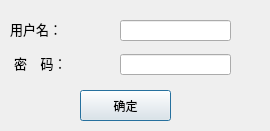
<?xml version="1.0" encoding="UTF-8"?>
<ui version="4.0">
 <class>dia_admin</class>
 <widget class="QDialog" name="dia_admin">
  <property name="geometry">
   <rect>
    <x>0</x>
    <y>0</y>
    <width>270</width>
    <height>131</height>
   </rect>
  </property>
  <property name="windowTitle">
   <string>授权登陆</string>
  </property>
  <widget class="QLabel" name="lblName">
   <property name="geometry">
    <rect>
     <x>10</x>
     <y>21</y>
     <width>101</width>
     <height>16</height>
    </rect>
   </property>
   <property name="font">
    <font>
     <family>Agency FB</family>
     <pointsize>10</pointsize>
    </font>
   </property>
   <property name="text">
    <string>用户名：</string>
   </property>
  </widget>
  <widget class="QLabel" name="lblPsw">
   <property name="geometry">
    <rect>
     <x>14</x>
     <y>55</y>
     <width>101</width>
     <height>16</height>
    </rect>
   </property>
   <property name="font">
    <font>
     <family>Agency FB</family>
     <pointsize>10</pointsize>
    </font>
   </property>
   <property name="text">
    <string>密    码：</string>
   </property>
  </widget>
  <widget class="QLineEdit" name="edtName">
   <property name="geometry">
    <rect>
     <x>120</x>
     <y>20</y>
     <width>111</width>
     <height>21</height>
    </rect>
   </property>
   <property name="maxLength">
    <number>20</number>
   </property>
  </widget>
  <widget class="QLineEdit" name="edtPsw">
   <property name="geometry">
    <rect>
     <x>120</x>
     <y>54</y>
     <width>111</width>
     <height>21</height>
    </rect>
   </property>
   <property name="maxLength">
    <number>20</number>
   </property>
  </widget>
  <widget class="QPushButton" name="btnOK">
   <property name="geometry">
    <rect>
     <x>80</x>
     <y>90</y>
     <width>91</width>
     <height>31</height>
    </rect>
   </property>
   <property name="text">
    <string>确定</string>
   </property>
  </widget>
 </widget>
 <resources/>
 <connections/>
</ui>
